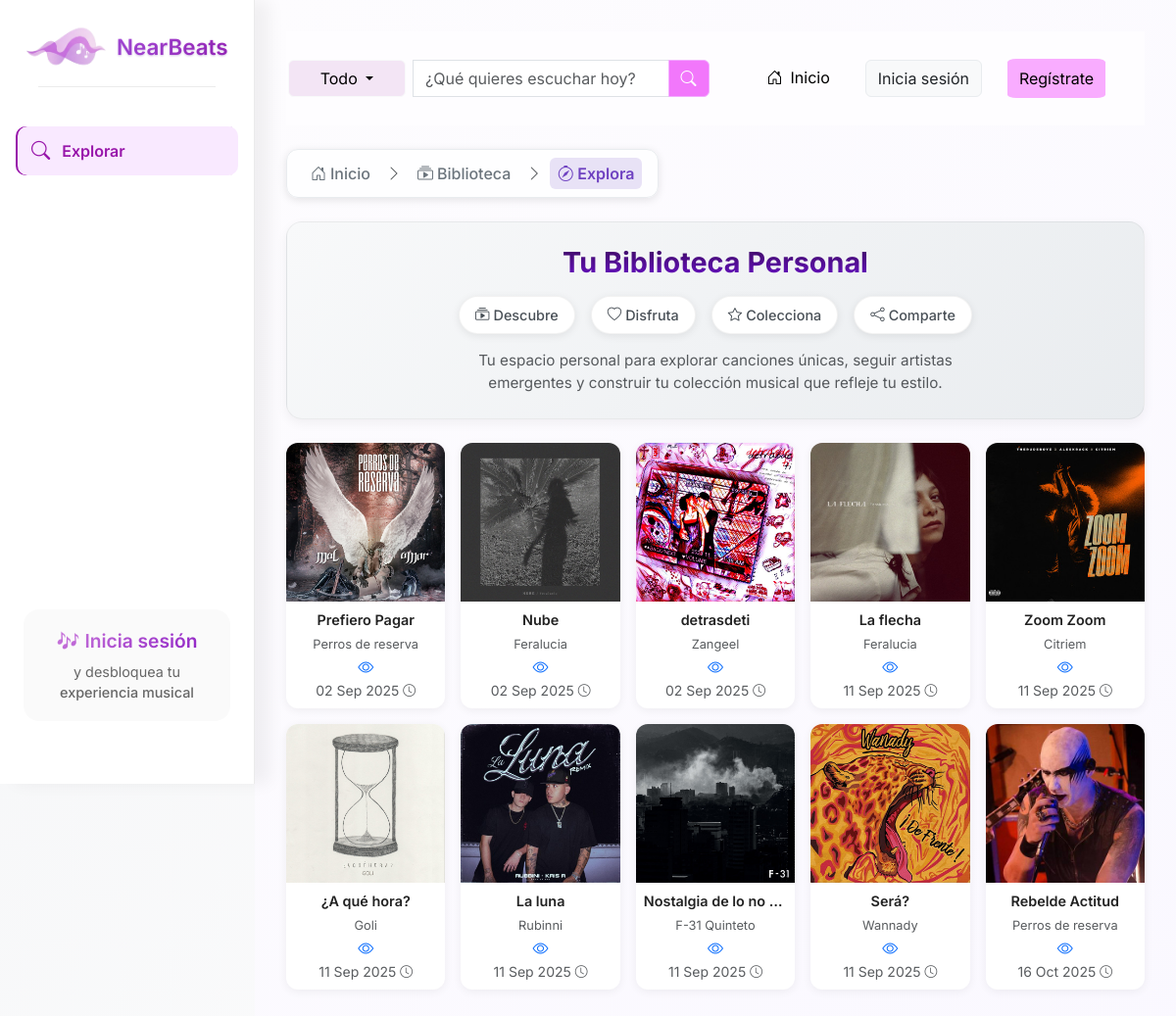
/library/, run on the app's committed database.
### library/models.py (models this page shows, shortened)
class Song(models.Model):
    title = models.CharField(max_length=300)
    artist_name = models.CharField(max_length=100)
    genre = models.CharField(max_length=50)
    lyrics = models.TextField(blank=True)
    audio_file = models.FileField(upload_to="songs/audio/")
    cover_image = models.ImageField(
        upload_to="songs/covers/",
        blank=True,
        null=True
    )
    mood = models.CharField(
    max_length=50,
    choices= [
    ("feliz", "Feliz"),
    ("triste", "Triste"),
    ("romantico", "Romántico"),
    ("melancolico", "Melancólico"),
    ("nostalgico", "Nostálgico"),
    ("solitario", "Solitario"),
    ("ruptura", "Ruptura"),
    ],
    blank=True
)
    created_at = models.DateTimeField(auto_now_add=True)
    copyright = models.CharField(max_length=255, blank=True, null=True)

### library/views.py (the view)
# urls.py: path('library/', libraryViews.see_library, name='see_library'),
def see_library(request):    #see_library
    songs = Song.objects.annotate(likes_count=Count("likes"))
    if request.user.is_authenticated:
        user_likes = set(
            Like.objects.filter(user=request.user).values_list("song_id", flat=True)
        )
        user_favorites = set(
            Favorite.objects.filter(user=request.user).values_list("song_id", flat=True)
        )
        for song in songs:
            song.is_liked = song.id in user_likes
            song.is_favorited = song.id in user_favorites
            try:
                artist = ArtistProfile.objects.get(name=song.artist_name)
                song.is_followed = Follow.objects.filter(user=request.user, artist=artist).exists()
            except ArtistProfile.DoesNotExist:
                song.is_followed = False
    else:
        for song in songs:
            song.is_liked = False
            song.is_favorited = False
    return render(request, 'library.html', {'songs': songs})

### main/views.py (called while the page is built)
def suggested_songs_context(request):
    try:
        ids = list(Song.objects.values_list('id', flat=True))
        if not ids:
            return {'suggested_songs': []}
        sample_ids = random.sample(ids, min(3, len(ids)))
        qs = Song.objects.filter(id__in=sample_ids)
        result = []
        for s in qs:
            result.append({
                'id': s.id,
                'title': s.title,
                'artist': s.artist_name,
                'cover': s.cover_image.url if s.cover_image else None,
            })
        return {'suggested_songs': result}
    except Exception:
        return {'suggested_songs': []}

### library/templates/library.html (shortened to what this page needs)
{% extends "base_library.html" %}
{% load static %}
{% block content %}
<div class="library-intro-compact mb-4">
  <div class="intro-content text-center p-4">
    <h2 class="fw-bold mb-3">Tu Biblioteca Personal</h2>
    <div class="intro-features mb-3">
      <span class="feature-badge">
        <i class="bi bi-collection-play me-1"></i>Descubre
      </span>
      <span class="feature-badge">
        <i class="bi bi-heart me-1"></i>Disfruta
      </span>
      <span class="feature-badge">
        <i class="bi bi-star me-1"></i>Colecciona
      </span>
      <span class="feature-badge">
        <i class="bi bi-share me-1"></i>Comparte
      </span>
    </div>
    <p class="intro-description text-muted mx-auto mb-0">
      Tu espacio personal para explorar canciones únicas, seguir artistas emergentes
      y construir tu colección musical que refleje tu estilo.
    </p>
  </div>
</div>
<div class="row row-cols-2 row-cols-sm-3 row-cols-md-4 row-cols-lg-5 g-3">
  {% for song in songs %}
    <div class="col">
      <div class="song-card h-100 d-flex flex-column">
        <div class="song-cover">
          {% if song.cover_image %}
            <img src="{{ song.cover_image.url }}" alt="{{ song.title }}">
          {% else %}
            <img src="{% static 'images/sin_portada.png' %}" alt="Sin portada">
          {% endif %}
        </div>
        <div class="song-info text-center p-2">
          <div class="song-title fw-semibold text-truncate">{{ song.title }}</div>
          <div class="song-artist text-muted small text-truncate">{{ song.artist_name }}</div>
          <button class="btn btn-link p-0 comment-btn" data-artist-id="{{ song.artist_name }}" onclick="showFollowersCount(this)" title="Ver seguidores">
            <i class="bi bi-eye"></i>
          </button>
          <div class="song-date text-muted small">
            {{ song.created_at|date:"d M Y" }}
            <i class="bi bi-clock" style="font-size: 0.8rem;"></i>
          </div>
        </div>
      </div>
    </div>
  {% endfor %}
</div>
{% endblock %}

### library/static/css/style_BaseLibrary.css (style rules this page uses)
* { box-sizing: border-box; }
body { background: linear-gradient(135deg, #f3f4f6, #ffffff); margin: 0; font-family: 'Inter', sans-serif; overflow-x: hidden; }
body { padding-bottom: 100px; }

### library/static/css/styleLibrary.css (style rules this page uses)
.song-card { border: none; background: white; border-radius: 12px; overflow: hidden; box-shadow: 0 2px 10px rgba(0,0,0,0.06); transition: transform 0.25s ease, box-shadow 0.25s ease; max-width: 240px; margin: auto; }
.song-cover { position: relative; width: 100%; aspect-ratio: 1 / 1; overflow: hidden; }
.song-cover img { width: 100%; height: 100%; object-fit: cover; transition: transform 0.3s ease; }
.song-info { padding: 0.5rem; text-align: center; }
.song-title { font-weight: 600; font-size: 0.9rem; color: #222; margin-bottom: 0.25rem; }
.song-artist { font-size: 0.8rem; color: #666; }
.library-intro-compact { background: linear-gradient(135deg, #f8f9fa 0%, #e9ecef 100%); border-radius: 16px; border: 1px solid rgba(0,0,0,0.05); box-shadow: 0 4px 12px rgba(0,0,0,0.05); }
.library-intro-compact h2 { background: linear-gradient(0deg, #6a11cb 0%, #3c0b5d 100%); -webkit-background-clip: text; -webkit-text-fill-color: transparent; background-clip: text; font-size: 1.8rem; }
.intro-features { display: flex; justify-content: center; gap: 1rem; flex-wrap: wrap; }
.feature-badge { background: white; padding: 0.5rem 1rem; border-radius: 25px; font-size: 0.9rem; font-weight: 500; color: #495057; box-shadow: 0 2px 8px rgba(0,0,0,0.08); border: 1px solid rgba(0,0,0,0.05); display: flex; align-items: center; }
.intro-description { max-width: 500px; font-size: 0.95rem; line-height: 1.5; }

### data on the page
Song: cover_image (picture), title "Prefiero Pagar", artist_name "Perros de reserva", created_at "02 Sep 2025"
Song: cover_image (picture), title "Nube", artist_name "Feralucia", created_at "02 Sep 2025"
Song: cover_image (picture), title "detrasdeti", artist_name "Zangeel", created_at "02 Sep 2025"
Song: cover_image (picture), title "La flecha", artist_name "Feralucia", created_at "11 Sep 2025"
Song: cover_image (picture), title "Zoom Zoom", artist_name "Citriem", created_at "11 Sep 2025"
Song: cover_image (picture), title "¿A qué hora?", artist_name "Goli", created_at "11 Sep 2025"
Song: cover_image (picture), title "La luna", artist_name "Rubinni", created_at "11 Sep 2025"
Song: cover_image (picture), title "Nostalgia de lo no…", artist_name "F-31 Quinteto", created_at "11 Sep 2025"
Song: cover_image (picture), title "Será?", artist_name "Wannady", created_at "11 Sep 2025"
Song: cover_image (picture), title "Rebelde Actitud", artist_name "Perros de reserva", created_at "16 Oct 2025"
